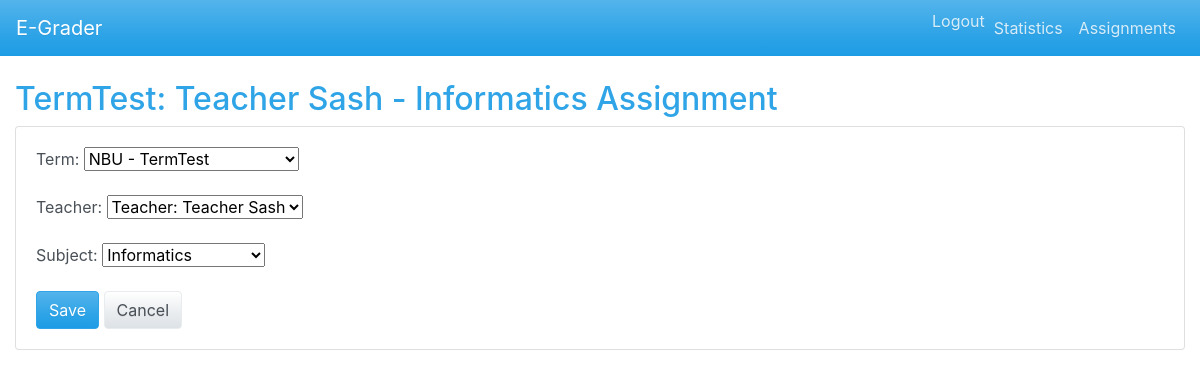
Screenshot of /assignments/1/edit/ (signed in) with the database file from the repository.
### core/models.py (models this page shows)
class TeachingAssignment(models.Model):
    term = models.ForeignKey(ProgramTerm, on_delete=models.CASCADE, related_name='assignments')
    teacher = models.ForeignKey(Teacher, on_delete=models.CASCADE, related_name='assignments')
    subject = models.ForeignKey(Subject, on_delete=models.CASCADE, related_name='assignments')
    class Meta:
        unique_together = ('term', 'teacher', 'subject')
    def __str__(self):
        return f"{self.term.name}: {self.teacher.user.get_full_name()} - {self.subject.name}"

class ProgramTerm(models.Model):
    school = models.ForeignKey(School, on_delete=models.CASCADE, related_name='terms')
    name = models.CharField(max_length=100)
    start_date = models.DateField()
    end_date = models.DateField()
    subjects = models.ManyToManyField(Subject, related_name='terms')
    def __str__(self):
        return f"{self.school.name} - {self.name}"

class Teacher(models.Model):
    user = models.OneToOneField(User, on_delete=models.CASCADE)
    school = models.ForeignKey(School, on_delete=models.CASCADE)
    subjects = models.ManyToManyField(Subject, related_name='teachers')
    def __str__(self):
        return f"Teacher: {self.user.get_full_name()}"

class User(AbstractUser):
    role = models.CharField(max_length=20, choices=ROLE_CHOICES)

class Subject(models.Model):
    name = models.CharField(max_length=100)
    def __str__(self):
        return self.name

### core/views.py (the view)
# urls.py: path('assignments/<int:pk>/edit/', TeachingAssignmentUpdateView.as_view(), name='assignment_edit'),
@method_decorator(login_required, name='dispatch')
class TeachingAssignmentUpdateView(UpdateView):
    model = TeachingAssignment
    form_class = TeachingAssignmentForm
    template_name = 'assignments/assignment_form.html'
    success_url = reverse_lazy('assignment_list')
    def dispatch(self, request, *args, **kwargs):
        if request.user.role not in ['director', 'admin']:
            return HttpResponseForbidden("You do not have permission to perform this action.")
        return super().dispatch(request, *args, **kwargs)

### core/forms.py
class TeachingAssignmentForm(forms.ModelForm):
    class Meta:
        model = TeachingAssignment
        fields = ['term', 'teacher', 'subject']

### templates/assignments/assignment_form.html (shortened to what this page needs)
{% extends 'base.html' %}
{% block content %}
<h2>{{ view.object|default:'Add' }} Assignment</h2>
<form method="post">
    <div class="card">
      <div class="card-body">
        {% for field in form %}
        <div class="form-group">
          {{ field.label_tag }}
          {{ field }}
        </div>
        {% endfor %}
         <button type="submit" class="btn btn-primary">Save</button>
         <a href="{% url 'assignment_list' %}" class="btn btn-secondary">Cancel</a>
     </div>
   </div>
</form>
{% endblock %}

### rows the page displays
TeachingAssignment: object "TermTest: Teacher Sash - Informatics", form "NBU - TermTest" "Teacher: Teacher Sash" "Informatics"

### other values shown
{{ field.label_tag }} "Term:" "Teacher:" "Subject:"
